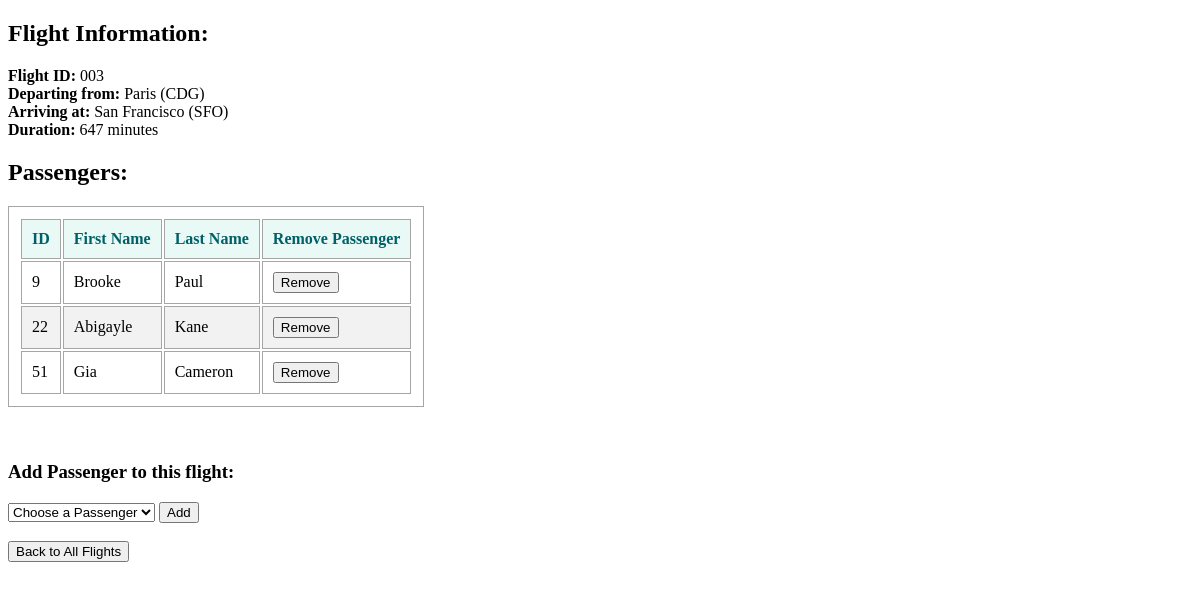
The page /flights_schedule/3 on the database its author committed.
### flights_schedule/models.py (models this page shows, shortened)
class Flight(models.Model):
    origin = models.ForeignKey(Airport, on_delete=models.PROTECT, related_name="departures")
    destination = models.ForeignKey(Airport, on_delete=models.PROTECT, related_name="arrivals")
    duration = models.PositiveSmallIntegerField()

class Airport(models.Model):
    code = models.CharField(max_length=3)
    city = models.CharField(max_length=50)
    def __str__(self):
        return f"{self.city} ({self.code})"

class Passenger(models.Model):
    first = models.CharField(max_length=50)
    last = models.CharField(max_length=50)
    flights = models.ManyToManyField(Flight, blank=True, related_name="passengers")
    def __str__(self):
        return f"{self.first} {self.last}"

### flights_schedule/views.py (the view)
# urls.py: path("<int:flight_id>", views.flight, name="flight"),
def flight(request, flight_id):
    flight = Flight.objects.get(pk=flight_id)
    return render(request, "flights_schedule/flight.html", {
        "flight": flight,
        "passengers": flight.passengers.all(),
        "non_passengers": Passenger.objects.exclude(flights=flight).all()
    })

### flights_schedule/templates/flights_schedule/flight.html (shortened to what this page needs)
{% load static %}
<!DOCTYPE html>
<html lang="en">
<head>
  <link rel="stylesheet" href="{% static 'flights_schedule/styles.css' %}">
</head>
<body>
  <h2>Flight Information:</h2>
    <p>
      <strong>Flight ID:</strong> 00{{ flight.id }}<br>
      <strong>Departing from:</strong> {{ flight.origin }}<br>
      <strong>Arriving at:</strong> {{ flight.destination }}<br>
      <strong>Duration:</strong> {{ flight.duration }} minutes
    </p>
  <h2>Passengers:</h2>
  <table>
    <thead>
      <tr>
        <th>ID</th>
        <th>First Name</th>
        <th>Last Name</th>
        <th>Remove Passenger</th>
      </tr>
    </thead>
    <tbody
    {% for passenger in passengers %}
      <tr>
        <td>{{ passenger.id }}</td>
        <td>{{ passenger.first }}</td>
        <td>{{ passenger.last }}</td>
        <td>
          <form action="{% url 'remove' flight.id %}" method="post">
            <input type="submit" value="Remove">
          </form>
        </td>
      </tr>
    {% endfor %}
    </tbody>
  </table>
  <div>
    <br>
    <br>
    <h3>Add Passenger to this flight:</h3>
    <form action="{% url 'book' flight.id %}" method="post">
      <select name="passenger">
          <option value="" selected disabled hidden>Choose a Passenger</option>
      </select>
      <input type="submit" value="Add">
    </form>
  </div>
  <div>
    <br>
    <button>
      <a href="{% url 'index' %}">Back to All Flights</a>
    </button>
  </div>
</body>
</html>

### flights_schedule/static/flights_schedule/styles.css (style rules this page uses)
table, th, td { border: 1px solid #a7a6a6; padding: 10px; text-align: left; }
tr:nth-child(even) { background-color: #f2f2f2; }
th { color: rgb(1, 96, 103); background-color: #e8f9f6; }
a:link { color: black; text-decoration: none; }

### rows shown on the page
Flight: id "3", origin "Paris (CDG)", destination "San Francisco (SFO)", duration "647"
Passenger: id "9", first "Brooke", last "Paul"
Passenger: id "22", first "Abigayle", last "Kane"
Passenger: id "51", first "Gia", last "Cameron"
